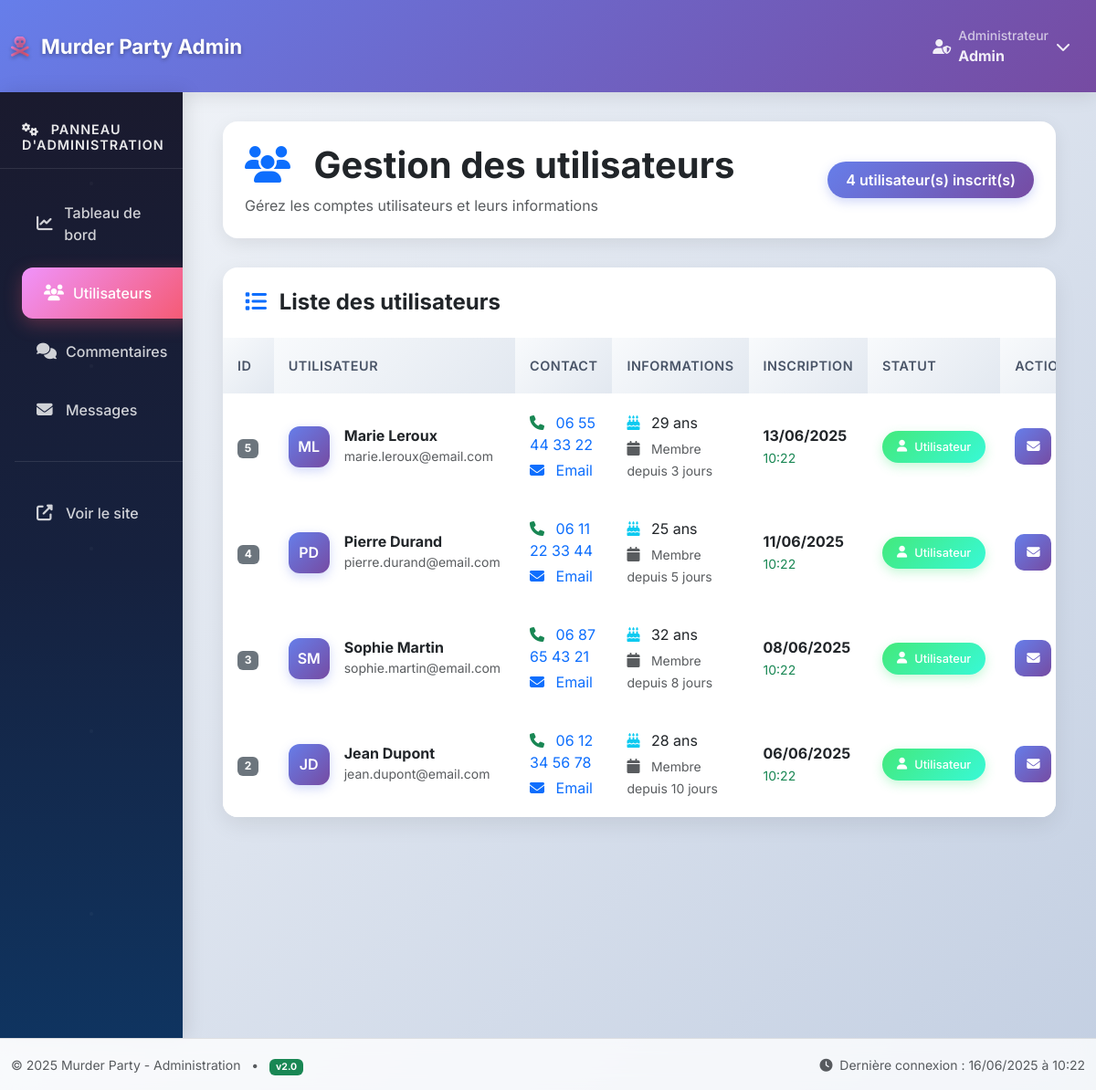
Screenshot of /gestion/utilisateurs (signed in) with the database file from the repository.
### tables this page shows
CREATE TABLE utilisateurs (
    id INT AUTO_INCREMENT PRIMARY KEY,
    nom VARCHAR(100) NOT NULL,
    prenom VARCHAR(100) NOT NULL,
    email VARCHAR(255) UNIQUE NOT NULL,
    mot_de_passe VARCHAR(255) NOT NULL,
    telephone VARCHAR(20) NULL,
    age INT NULL,
    date_inscription TIMESTAMP DEFAULT CURRENT_TIMESTAMP,
    is_admin TINYINT(1) DEFAULT 0,
    INDEX idx_email (email),
    INDEX idx_is_admin (is_admin)
);

### controller/gestion_controller.php (called while the page is built, shortened)
<?php
require_once('model/User.php');
function utilisateurs() {
    $utilisateurs = User::getAll();
    require_once('view/admin/utilisateurs.php');
}
?>

### index.php (called while the page is built)
<?php
require_once('conf/routeur.php');
?>

### model/User.php (called while the page is built, shortened)
<?php
class User {
    public static function getAll() {
        $db = getDB();
        $stmt = $db->query("SELECT id, nom, prenom, email, telephone, age, date_inscription, is_admin FROM utilisateurs WHERE is_admin = 0 ORDER BY date_inscription DESC");
        return $stmt->fetchAll();
    }
}
?>

### view/admin/utilisateurs.php (the view, shortened to what this page needs)
<?php
include_once('view/admin/header.php');
?>
<div class="container-fluid">
    <div class="page-header">
        <div class="card-body p-4">
            <div class="d-flex justify-content-between align-items-center">
                <div>
                    <h1 class="mb-2 fw-bold">
                        <i class="fas fa-users me-3 text-primary"></i>
                        Gestion des utilisateurs
                    </h1>
                    <p class="text-muted mb-0">Gérez les comptes utilisateurs et leurs informations</p>
                </div>
                <div class="user-count-badge">
                    <?= count($utilisateurs) ?> utilisateur(s) inscrit(s)
                </div>
            </div>
        </div>
    </div>
    <?php if (empty($utilisateurs)): ?>
    <div class="row">
        <div class="col-12">
            <div class="card user-table">
                <div class="card-body text-center py-5">
                    <i class="fas fa-users-slash fa-4x text-muted mb-3"></i>
                    <h4 class="fw-bold">Aucun utilisateur</h4>
                    <p class="text-muted">Aucun utilisateur inscrit pour le moment.</p>
                </div>
            </div>
        </div>
    </div>
    <?php else: ?>
    <div class="row mb-4">
        <div class="col-12">
            <div class="card user-table">
                <div class="card-header bg-transparent border-0 p-4">
                    <h4 class="mb-0 fw-bold">
                        <i class="fas fa-list me-2 text-primary"></i>
                        Liste des utilisateurs
                    </h4>
                </div>
                <div class="card-body p-0">
                    <div class="table-responsive">
                        <table class="table table-modern">
                            <thead>
                                <tr>
                                    <th>ID</th>
                                    <th>Utilisateur</th>
                                    <th>Contact</th>
                                    <th>Informations</th>
                                    <th>Inscription</th>
                                    <th>Statut</th>
                                    <th>Actions</th>
                                </tr>
                            </thead>
                            <tbody>
                                <?php foreach ($utilisateurs as $utilisateur): ?>
                                <tr>
                                    <td>
                                        <span class="badge bg-secondary"><?= htmlspecialchars($utilisateur['id']) ?></span>
                                    </td>
                                    <td>
                                        <div class="d-flex align-items-center">
                                            <div class="user-avatar me-3">
                                                <?= strtoupper(substr($utilisateur['prenom'], 0, 1) . substr($utilisateur['nom'], 0, 1)) ?>
                                            </div>
                                            <div>
                                                <h6 class="mb-0 fw-bold">
                                                    <?= htmlspecialchars($utilisateur['prenom'] . ' ' . $utilisateur['nom']) ?>
                                                </h6>
                                                <small class="text-muted">
                                                    <?= htmlspecialchars($utilisateur['email']) ?>
                                                </small>
                                            </div>
                                        </div>
                                    </td>
                                    <td>
                                        <div>
                                            <?php if (!empty($utilisateur['telephone'])): ?>
                                                <div class="mb-1">
                                                    <i class="fas fa-phone me-2 text-success"></i>
                                                    <a href="tel:<?= htmlspecialchars($utilisateur['telephone']) ?>" class="text-decoration-none">
                                                        <?= htmlspecialchars($utilisateur['telephone']) ?>
                                                    </a>
                                                </div>
                                            <?php endif; ?>
                                            <div>
                                                <i class="fas fa-envelope me-2 text-primary"></i>
                                                <a href="mailto:<?= htmlspecialchars($utilisateur['email']) ?>" class="text-decoration-none">
                                                    Email
                                                </a>
                                            </div>
                                        </div>
                                    </td>
                                    <td>
                                        <div>
                                            <?php if (!empty($utilisateur['age'])): ?>
                                                <div class="mb-1">
                                                    <i class="fas fa-birthday-cake me-2 text-info"></i>
                                                    <?= htmlspecialchars($utilisateur['age']) ?> ans
                                                </div>
                                            <?php endif; ?>
                                            <div>
                                                <i class="fas fa-calendar me-2 text-muted"></i>
                                                <small class="text-muted">
                                                    Membre depuis <?= floor((time() - strtotime($utilisateur['date_inscription'])) / (60 * 60 * 24)) ?> jours
                                                </small>
                                            </div>
                                        </div>
                                    </td>
                                    <td>
                                        <div>
                                            <strong><?= date('d/m/Y', strtotime($utilisateur['date_inscription'])) ?></strong>
                                            <br>
                                            <small class="text-success">
                                                <?= date('H:i', strtotime($utilisateur['date_inscription'])) ?>
                                            </small>
                                        </div>
                                    </td>
                                    <td>
                                        <?php if ($utilisateur['is_admin'] ?? false): ?>
                                            <span class="status-badge admin">
                                                <i class="fas fa-crown"></i>
                                                Administrateur
                                            </span>
                                        <?php else: ?>
                                            <span class="status-badge user">
                                                <i class="fas fa-user"></i>
                                                Utilisateur
                                            </span>
                                        <?php endif; ?>
                                    </td>
                                    <td>
                                        <div class="action-btn-group">
                                            <a href="mailto:<?= htmlspecialchars($utilisateur['email']) ?>"
                                               class="action-btn email"
                                               data-bs-toggle="tooltip"
                                               title="Envoyer un email">
                                                <i class="fas fa-envelope"></i>
                                            </a>
                                        </div>
                                    </td>
                                </tr>
                                <?php endforeach; ?>
                            </tbody>
                        </table>
                    </div>
                </div>
            </div>
        </div>
    </div>
    <div class="row">
        <div class="col-lg-3 col-md-6 mb-4">
        </div>
        <div class="col-lg-3 col-md-6 mb-4">
        </div>
        <div class="col-lg-3 col-md-6 mb-4">
        </div>
        <div class="col-lg-3 col-md-6 mb-4">
        </div>
    </div>
    <?php endif; ?>
</div>
<?php include_once('view/admin/footer.php'); ?>

### view/admin/header.php (style rules this page uses)
:root { --primary-gradient: linear-gradient(135deg, #667eea 0%, #764ba2 100%); --secondary-gradient: linear-gradient(135deg, #f093fb 0%, #f5576c 100%); --dark-gradient: linear-gradient(135deg, #2c3e50 0%, #34495e 100%); --success-gradient: linear-gradient(135deg, #11998e 0%, #38ef7d 100%); --warning-gradient: linear-gradient(135deg, #f093fb 0%, #f5576c 100%); --sidebar-bg: linear-gradient(180deg, #1a1a2e 0%, #16213e 50%, #0f3460 100%); --card-shadow: 0 10px 30px rgba(0,0,0,0.1); --hover-shadow: 0 15px 40px rgba(0,0,0,0.15); }
* { font-family: 'Inter', sans-serif; }
body { background: linear-gradient(135deg, #f5f7fa 0%, #c3cfe2 100%); min-height: 100vh; }

### view/admin/utilisateurs.php (style rules this page uses)
.user-table { background: white; border-radius: 16px; box-shadow: 0 8px 25px rgba(0,0,0,0.08); border: none; overflow: hidden; }
.table-modern { margin: 0; }
.table-modern thead th { background: linear-gradient(135deg, #f8fafc 0%, #e2e8f0 100%); border: none; font-weight: 600; color: #4a5568; padding: 1.25rem 1rem; font-size: 0.9rem; text-transform: uppercase; letter-spacing: 0.5px; }
.table-modern tbody tr { border: none; transition: all 0.3s ease; }
.table-modern tbody td { border: none; padding: 1.25rem 1rem; vertical-align: middle; }
.user-avatar { width: 45px; height: 45px; border-radius: 12px; background: linear-gradient(135deg, #667eea 0%, #764ba2 100%); display: flex; align-items: center; justify-content: center; color: white; font-weight: 600; font-size: 1rem; box-shadow: 0 4px 12px rgba(102, 126, 234, 0.3); }
.status-badge { padding: 0.5rem 1rem; border-radius: 50px; font-weight: 500; font-size: 0.8rem; display: inline-flex; align-items: center; gap: 0.5rem; }
.status-badge.user { background: linear-gradient(135deg, #43e97b 0%, #38f9d7 100%); color: white; box-shadow: 0 4px 12px rgba(67, 233, 123, 0.3); }
.action-btn-group { display: flex; gap: 0.5rem; }
.action-btn { width: 40px; height: 40px; border-radius: 10px; border: none; display: flex; align-items: center; justify-content: center; transition: all 0.3s ease; text-decoration: none; font-size: 0.9rem; }
.action-btn.email { background: linear-gradient(135deg, #667eea 0%, #764ba2 100%); color: white; }
.page-header { background: white; border-radius: 16px; box-shadow: 0 6px 20px rgba(0,0,0,0.08); border: none; margin-bottom: 2rem; }
.user-count-badge { background: linear-gradient(135deg, #667eea 0%, #764ba2 100%); color: white; padding: 0.5rem 1.25rem; border-radius: 50px; font-weight: 600; box-shadow: 0 4px 12px rgba(102, 126, 234, 0.3); animation: pulse-soft 2s infinite; }

### rows the page displays
utilisateurs: id "5", prenom+nom "ML", prenom+nom "Marie Leroux", email "marie.leroux@email.com", telephone "06 55 44 33 22", age "29", date_inscription "13/06/2025", date_inscription "10:22", is_admin 0 (drawn)
utilisateurs: id "4", prenom+nom "PD", prenom+nom "Pierre Durand", email "pierre.durand@email.com", telephone "06 11 22 33 44", age "25", date_inscription "11/06/2025", date_inscription "10:22", is_admin 0 (drawn)
utilisateurs: id "3", prenom+nom "SM", prenom+nom "Sophie Martin", email "sophie.martin@email.com", telephone "06 87 65 43 21", age "32", date_inscription "08/06/2025", date_inscription "10:22", is_admin 0 (drawn)
utilisateurs: id "2", prenom+nom "JD", prenom+nom "Jean Dupont", email "jean.dupont@email.com", telephone "06 12 34 56 78", age "28", date_inscription "06/06/2025", date_inscription "10:22", is_admin 0 (drawn)

### other values shown
$_SESSION['prenom'] "Admin"
count($utilisateurs) "4"
